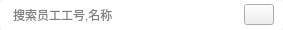
<?xml version="1.0" encoding="UTF-8"?>
<ui version="4.0">
 <class>SearchMemberEdit</class>
 <widget class="QWidget" name="SearchMemberEdit">
  <property name="geometry">
   <rect>
    <x>0</x>
    <y>0</y>
    <width>283</width>
    <height>30</height>
   </rect>
  </property>
  <property name="windowTitle">
   <string>Form</string>
  </property>
  <layout class="QHBoxLayout" name="horizontalLayout">
   <property name="spacing">
    <number>0</number>
   </property>
   <property name="leftMargin">
    <number>0</number>
   </property>
   <property name="topMargin">
    <number>0</number>
   </property>
   <property name="rightMargin">
    <number>0</number>
   </property>
   <property name="bottomMargin">
    <number>0</number>
   </property>
   <item>
    <widget class="QWidget" name="searchSkinWidget" native="true">
     <property name="minimumSize">
      <size>
       <width>197</width>
       <height>30</height>
      </size>
     </property>
     <property name="maximumSize">
      <size>
       <width>16777215</width>
       <height>16777215</height>
      </size>
     </property>
     <property name="styleSheet">
      <string notr="true">QWidget#searchSkinWidget{ 
	background-color:#ffffff;
	border-radius: 3px;
}</string>
     </property>
     <layout class="QHBoxLayout" name="horizontalLayout_6">
      <property name="spacing">
       <number>0</number>
      </property>
      <property name="leftMargin">
       <number>1</number>
      </property>
      <property name="topMargin">
       <number>0</number>
      </property>
      <property name="rightMargin">
       <number>9</number>
      </property>
      <property name="bottomMargin">
       <number>0</number>
      </property>
      <item>
       <widget class="QLineEdit" name="searchLineEdit">
        <property name="minimumSize">
         <size>
          <width>0</width>
          <height>28</height>
         </size>
        </property>
        <property name="maximumSize">
         <size>
          <width>16777215</width>
          <height>16777215</height>
         </size>
        </property>
        <property name="styleSheet">
         <string notr="true">QLineEdit#searchLineEdit{
	border:none;
	padding-left:10px;
	border-image:url();
}</string>
        </property>
        <property name="text">
         <string/>
        </property>
        <property name="placeholderText">
         <string>搜索员工工号,名称</string>
        </property>
       </widget>
      </item>
      <item>
       <widget class="QPushButton" name="keyboardButton">
        <property name="minimumSize">
         <size>
          <width>30</width>
          <height>21</height>
         </size>
        </property>
        <property name="maximumSize">
         <size>
          <width>30</width>
          <height>21</height>
         </size>
        </property>
        <property name="focusPolicy">
         <enum>Qt::NoFocus</enum>
        </property>
        <property name="styleSheet">
         <string notr="true">border-image: url(:/saleImage/keyboard.png);</string>
        </property>
        <property name="text">
         <string/>
        </property>
       </widget>
      </item>
     </layout>
    </widget>
   </item>
  </layout>
 </widget>
 <resources/>
 <connections/>
</ui>
